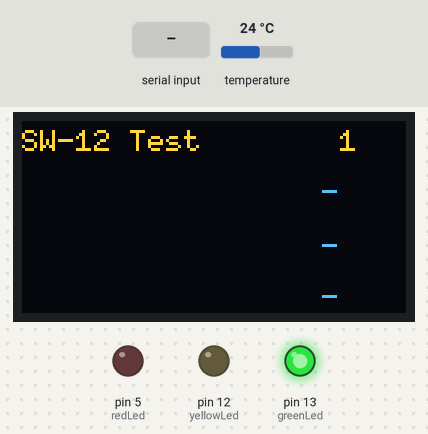
This sketch was run on a simulated Arduino Uno, built with avr-gcc and run on an emulated ATmega328P. On the bench: 128×64 one-colour display, output pins drawn as LEDs (lit = HIGH). The test bench sets the inputs (shaded band); at power-on: temperature 24 °C. The OLED is the two-colour kind (top 16 rows yellow); what the sketch prints to the serial monitor is not drawn.

Above: at 0.2 s.
At 1.3 s:
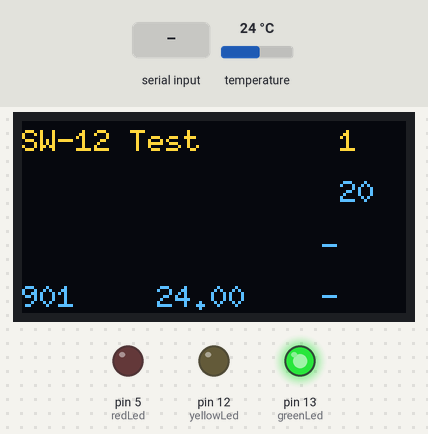
1.4 s: "DELAY" received over Serial
At 4.7 s:
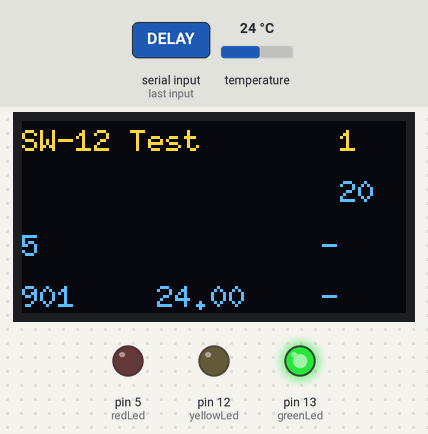
Timing chart, 0 to 6.2 s (numbered marks = the images above; inputs shaded):
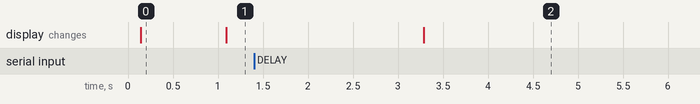

Measured:
- after the input at 1.4 s, the display: changes after 1.9 s (image 2)
- what the display in image 0 shows lasts 1.0 s, from 0.1 s to 1.1 s

The sketch:

SW-12-temperature.ino
```cpp
//==================================================
// SW-12-temperature.ino
// 2016-07-02
//==================================================
int g_app_id = 12;
//==================================================
// Configuration
//==================================================
int g_debug               = 0;
int g_device_delay        = 20;
const char* g_clientName = "SW-12 Test";
//==================================================
#define NFLOAT 2  // No of decimals i float value
#define SIDN 2    // No of SIDs
#define SID1 901
#define SID2 902
#define SID3 903
#define SID4 904
#define SID5 905
#define SID6 906
#define SID7 907
#define SID8 908

#define greenLed  13
#define yellowLed 12
#define redLed     5
//==================================================
#define MAX_SID 8
#define MAX_ORDERS 100
int  g_sids[10] = {SIDN,SID1,SID2,SID3,SID4,SID5,SID6,SID7,SID8};
char g_rbuf[4000];

// Arduino-RPi protocol
#define NABTON_DATA     1
#define NABTON_LATEST   2
#define NABTON_MAILBOX  3

//=================================================
//
// D0 RX used for serial communication to server (Raspberry Pi)
// D1 TX used for serial communication to server (Raspberry Pi)
// D2
// D3 Status Pin - Serial data received
// D4 IR Data
// D5 Red LED, Status Pin - Serial data sent
// D6 DIR Stepper
// D7 STEP Stepper
// D8 SLEEP Stepper
// D9 One Wire Data - 4.7 kOhm pullup
// D10  RX Bluetooth device
// D11  TX Bluetooth device
// D12  Yellow LED
// D13  Green LED
//
// A0
// A1
// A2
// A3
// A4 SDA I2C OLED
// A5 SCL I2C OLED

// MEGA
// D20 SDA I2C OLED
// D21 SCL I2C OLED
//=================================================
//==================================================
// Nabton Client Application Configuration
//==================================================
#include <OneWire.h>
#include <DallasTemperature.h>
#include <SoftwareSerial.h>
#include <U8glib.h>

//=================================================
// One Wire
//=================================================

#define ONE_WIRE_BUS 9
#define TEMPERATURE_PRECISION 12
OneWire oneWire(ONE_WIRE_BUS);
DallasTemperature sensors(&oneWire);
DeviceAddress device[MAX_SID];
int nsensors = 0;

//=================================================
void software_Reset() // Restarts program from beginning but does not reset the peripherals and registers
//=================================================
{
asm volatile ("  jmp 0");
}

//==================================================
// OLED I2C
//==================================================

//U8GLIB_SSD1306_128X64 u8g(13, 11, 10, 9);// SW SPI protocol(4 pins): SCK = 13, MOSI = 11, CS = 10, A0 = 9
//U8GLIB_SSD1306_128X64 u8g(U8G_I2C_OPT_NONE); // Small display I2C protocol (2 pins)
U8GLIB_SH1106_128X64 u8g(U8G_I2C_OPT_NONE); // Large display
char dl[16][16],dm[16][16],dr[16][16];
//=================================================
void NB_oledDraw()
//=================================================
{
 u8g.firstPage();
  do {
        draw();
  } while( u8g.nextPage() );
}
//=================================================
void draw()
//=================================================
{
  // Horizontal pixels: 0 - 120
  // Vertical pixels: 0 - 63
  u8g.setFont(u8g_font_6x10);
  //u8g.setFont(u8g_font_unifont);
  //u8g.setFont(u8g_font_osb21);

  u8g.drawStr( 0, 10, dl[1]);
  u8g.drawStr( 0, 27, dl[2]);
  u8g.drawStr( 0, 45, dl[3]);
  u8g.drawStr( 0, 62, dl[4]);

  u8g.drawStr( 45, 10, dm[1]);
  u8g.drawStr( 99, 27, dm[2]);
  u8g.drawStr( 99, 45, dm[3]);
  u8g.drawStr( 45, 62, dm[4]);

  u8g.drawStr( 100, 10, dr[1]);
  u8g.drawStr( 100, 27, dr[2]);
  u8g.drawStr( 100, 45, dr[3]);
  u8g.drawStr( 100, 62, dr[4]);

}
//=================================================
void blinkLed(int led,int number, int onTime)
//=================================================
{
  int i;
  for(i=0;i<number;i++)
  {
    digitalWrite(led,HIGH);
    delay(onTime);
    digitalWrite(led,LOW);
    delay(onTime);
  }
}
//=================================================
void NB_serialFlush()
//=================================================
{
  while(Serial.available() > 0) {
    char t = Serial.read();
  }
}
//=================================================
int NB_sendToGwy(int mid, int sid, float data, int other)
//=================================================
{
  int ixSid = 0,i,negative=0;
  char msg1[100],msg2[50],checksum[20];
     strcpy(msg1," ");
     strcpy(msg2," ");
     digitalWrite(yellowLed,HIGH);
     // Mandatory part of message
     sprintf(msg1,"?appid=%d&mid=%d&nsid=%d&sid1=%d",g_app_id,mid,1,sid);
if(g_debug==1){Serial.print("data:");Serial.println(data);}
     if(mid == NABTON_DATA)
     {
       negative = 0;
       if(data < 0.0)
       {
          negative = 1;
          data = data*(-1.0);
       }
       // Get non-decimal part
       int part1 = floor(data);
if(g_debug==1){Serial.print("part1:");Serial.println(part1);}
       // Get decimalpart
       float ftemp = (data - part1);
       for(i=1;i<=NFLOAT;i++)ftemp=ftemp*10;
if(g_debug==1){Serial.print("ftemp:");Serial.println(ftemp);}
       int part2 = round(ftemp);
if(g_debug==1){Serial.print("part2:");Serial.println(part2);}
       // if negative
       if(negative == 0)
       {
         if(part2 < 10)
           sprintf(msg2,"&dat1=%d.0%d",part1,part2);
         else
           sprintf(msg2,"&dat1=%d.%d",part1,part2);
       }
       if(negative == 1)
       {
         if(part2 < 10)
           sprintf(msg2,"&dat1=-%d.0%d",part1,part2);
         else
           sprintf(msg2,"&dat1=-%d.%d",part1,part2);
       }
       strcat(msg1,msg2);
     }

     // Create checksum
     sprintf(checksum,": %d",strlen(msg1));
     strcat(msg1,checksum);

     // Send meassage
     Serial.println(msg1);
     digitalWrite(yellowLed,LOW);
    return(other);
}
//=================================================
void recSerial()
//=================================================
{
  int i,k=0,ttemp,nx=0,nm=0;
  nx = Serial.available();
  char nbbuff[50],msg[5][100],command[48],stemp[100];
  int mid, sid;
  int dir,steps,vel;

  if (nx > 0)
  {
     strcpy(dr[3],"-");
     digitalWrite(redLed,HIGH);
     Serial.readBytes(nbbuff,nx);
     sscanf(nbbuff,"%d %d",&mid,&sid);
     sprintf(dl[3],"%d",nx);
     if(sid == SID1) // Check if control sid correct
     {
       if(strstr(nbbuff,"DELAY") != NULL)
       {
          strcpy(dr[3],"DLY");
          sscanf(nbbuff,"%d %d %s %d",&mid,&sid,command,&g_device_delay);
          sprintf(dr[2],"%d",g_device_delay);
       }
       NB_oledDraw();
     }
     digitalWrite(redLed,LOW);
  }
}

//=================================================
void clearOled()
//=================================================
{
  int i;
  for(i=1;i<=4;i++)
  {
    strcpy(dl[i]," ");
    strcpy(dm[i]," ");
    strcpy(dr[i]," ");
  }
}

//=================================================
void setup()
//=================================================
{
  int i;
  float tempC;
  String str;
  Serial.begin(9600);
  NB_serialFlush();

  pinMode(greenLed,          OUTPUT);
  pinMode(redLed,            OUTPUT);
  pinMode(yellowLed,         OUTPUT);

  digitalWrite(greenLed,  HIGH); //Device ON
  digitalWrite(redLed,    LOW); //Message received
  digitalWrite(yellowLed, LOW); //Message sent
  // OLED
//=================================================

  if ( u8g.getMode() == U8G_MODE_R3G3B2 ) {
    u8g.setColorIndex(255);     // white
  }
  else if ( u8g.getMode() == U8G_MODE_GRAY2BIT ) {
    u8g.setColorIndex(3);         // max intensity
  }
  else if ( u8g.getMode() == U8G_MODE_BW ) {
    u8g.setColorIndex(1);         // pixel on
  }
  else if ( u8g.getMode() == U8G_MODE_HICOLOR ) {
    u8g.setHiColorByRGB(255,255,255);
  }
  clearOled();
// One Wire
//=================================================
  digitalWrite(greenLed, HIGH); //Device ON
  sprintf(dl[1],"%s",g_clientName);
  sprintf(dr[2],"-");
  sprintf(dr[3],"-");
  sprintf(dr[4],"-");
  sensors.begin();
  nsensors = sensors.getDeviceCount();
  sprintf(dr[1],"%2d",nsensors);
  NB_oledDraw();

  if(nsensors > 0)
  {
    for(i=0;i<nsensors;i++)
    {
      sensors.getAddress(device[i], i);
      sensors.setResolution(device[i], TEMPERATURE_PRECISION);
    }
  }

}
//=================================================
void loop()
//=================================================
{
  int i;
  float tempC;
  String str;

    sprintf(dr[2],"%3d",g_device_delay);

    sensors.requestTemperatures();
    for(i=0;i<nsensors;i++)
    {
      sprintf(dl[4],"%3d",g_sids[i+1]);
      tempC = sensors.getTempCByIndex(i);
      dtostrf(tempC,5, NFLOAT, dm[4]);
      if(tempC != -127)i = NB_sendToGwy(NABTON_DATA,g_sids[i+1],tempC,i);
      //strcpy(dm[i+1],"*");
      NB_oledDraw();
      delay(2000);
      recSerial();
      sprintf(dl[4],"%d",g_sids[i+1]);
      NB_oledDraw();
    }
    delay(g_device_delay*1000);
}
```

nabton_arduino_device.c
```cpp
void nb_send()
{
}

void nb_rec()
{

}


setup()
{
  // Connect to Nabton Device Server


  // receive pinMode settings


}

loop()
{
  // Send status of all digitalpins
  // analog values for all analog inputs
}
```
